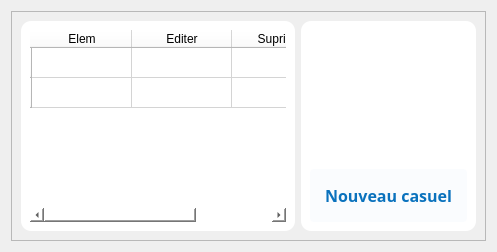
         <widget class="QWidget" name="casuels">
          <layout class="QVBoxLayout" name="verticalLayout_16">
           <item>
            <widget class="QFrame" name="zonebb_6">
             <property name="frameShape">
              <enum>QFrame::StyledPanel</enum>
             </property>
             <property name="frameShadow">
              <enum>QFrame::Raised</enum>
             </property>
             <layout class="QHBoxLayout" name="horizontalLayout_15">
              <item>
               <widget class="QWidget" name="tableData_9" native="true">
                <property name="styleSheet">
                 <string notr="true">background:white;
border-radius: 10px;</string>
                </property>
                <layout class="QHBoxLayout" name="horizontalLayout_35">
                 <item>
                  <widget class="QTableWidget" name="casuelTable">
                   <row>
                    <property name="text">
                     <string/>
                    </property>
                   </row>
                   <row>
                    <property name="text">
                     <string/>
                    </property>
                   </row>
                   <column>
                    <property name="text">
                     <string>Elem</string>
                    </property>
                   </column>
                   <column>
                    <property name="text">
                     <string>Editer</string>
                    </property>
                   </column>
                   <column>
                    <property name="text">
                     <string>Suprimer</string>
                    </property>
                   </column>
                  </widget>
                 </item>
                </layout>
               </widget>
              </item>
              <item>
               <widget class="QWidget" name="addCasuel" native="true">
                <property name="styleSheet">
                 <string notr="true">background:white;
border-radius: 10px;</string>
                </property>
                <layout class="QVBoxLayout" name="verticalLayout_29">
                 <item>
                  <widget class="QLabel" name="serviceLabel_8">
                   <property name="maximumSize">
                    <size>
                     <width>300</width>
                     <height>230</height>
                    </size>
                   </property>
                   <property name="text">
                    <string/>
                   </property>
                   <property name="pixmap">
                    <pixmap>../static/asset/svg/undraw_server_status_-5-pbv.svg</pixmap>
                   </property>
                   <property name="scaledContents">
                    <bool>true</bool>
                   </property>
                  </widget>
                 </item>
                 <item>
                  <widget class="QPushButton" name="addElement_2">
                   <property name="font">
                    <font>
                     <family>GeForce</family>
                     <pointsize>12</pointsize>
                     <weight>75</weight>
                     <bold>true</bold>
                    </font>
                   </property>
                   <property name="cursor">
                    <cursorShape>PointingHandCursor</cursorShape>
                   </property>
                   <property name="styleSheet">
                    <string notr="true">#addElement_2{
	background: rgb(10, 114, 189, 0.02);
	color: rgb(10, 114, 189);
	border-radius:4px;
	padding: 15px
}

#addElement_2:hover{
	background: rgb(10, 114, 189, 0.3);
	color: rgb(10, 114, 189);
	border-radius:4px
}
</string>
                   </property>
                   <property name="text">
                    <string>Nouveau casuel</string>
                   </property>
                   <property name="icon">
                    <iconset>
                     <normaloff>../static/asset/icons/blue/copy.svg</normaloff>../static/asset/icons/blue/copy.svg</iconset>
                   </property>
                   <property name="iconSize">
                    <size>
                     <width>25</width>
                     <height>25</height>
                    </size>
                   </property>
                  </widget>
                 </item>
                </layout>
               </widget>
              </item>
             </layout>
            </widget>
           </item>
          </layout>
         </widget>
